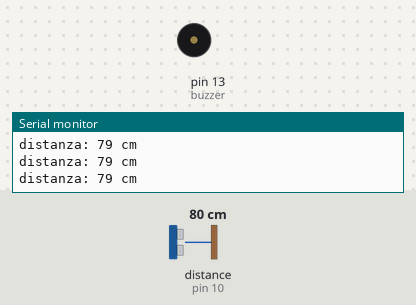
The sketch below on a simulated Arduino Uno, built with avr-gcc and run on an emulated ATmega328P. Shown: buzzer (waves = sounding), the last lines printed to the serial monitor. Wiring (inferred from the names in the program): ultrasonic range finder: trigger pin 9; echo pin 10. The inputs (shaded band) are chosen by the test bench; at power-on: distance to the obstacle (sensor on pin 10) 80 cm. The echo pulse lasts 58.3 µs per cm.

Above: at 1.2 s.
1.3 s: distance to the obstacle (sensor on pin 10) set to 65 cm
2.8 s: distance to the obstacle (sensor on pin 10) set to 56 cm
At 3.3 s:
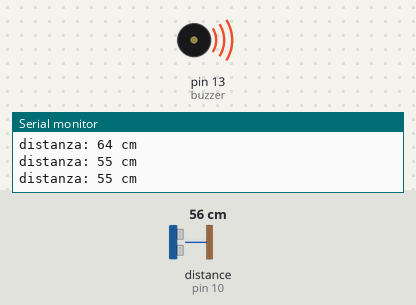
4.3 s: distance to the obstacle (sensor on pin 10) set to 299 cm
At 4.7 s:
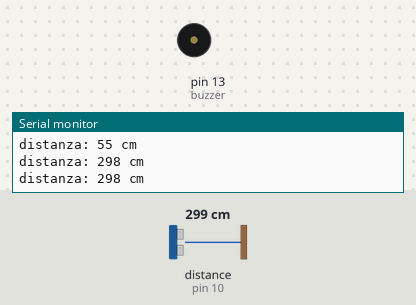
Timing chart, 0 to 7.3 s (numbered marks = the images above; inputs shaded):
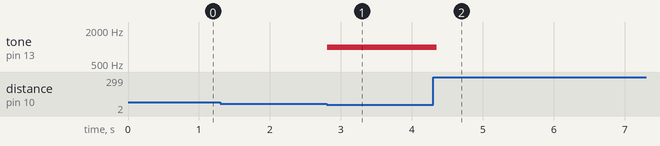

Measured:
- the behaviour switches between 61 and 60 cm on distance to the obstacle (sensor on pin 10) (found by bisection; images 0 and 1)
- after the input at 2.8 s, tone on pin 13 (buzzer): silent → 1000 Hz at once
- after the input at 4.3 s, tone on pin 13 (buzzer): 1000 Hz → silent after 0.05 s

The sketch:

099-ultrasuoni.ino
```cpp
//HC RS04 Sensore ultrasuoni

const int triggerPort = 9;
const int echoPort = 10;
const int buzzer = 13;

void setup() {

pinMode(triggerPort, OUTPUT);
pinMode(echoPort, INPUT);
pinMode(buzzer, OUTPUT);
Serial.begin(9600);
Serial.print( "Sensore Ultrasuoni: ");
}

void loop() {

//porta bassa l'uscita del trigger
digitalWrite( triggerPort, LOW );
//invia un impulso di 10microsec su trigger
digitalWrite( triggerPort, HIGH );
delayMicroseconds( 10 );
digitalWrite( triggerPort, LOW );

long durata = pulseIn( echoPort, HIGH );

long distanza = 0.0343 * durata / 2;

Serial.print("distanza: ");

//dopo 38ms è fuori dalla portata del sensore
if( durata > 38000 ){
Serial.println("Fuori portata   ");
}
else{
Serial.print(distanza);
Serial.println(" cm     ");
}

if(distanza < 60){
 tone(buzzer, 1000);
}
else{
 noTone(buzzer);
}

//Aspetta 1000 microsecondi
delay(250);
}
```
